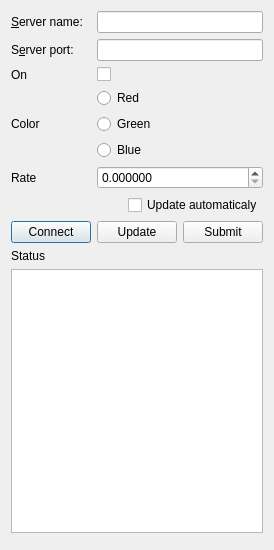
<?xml version="1.0" encoding="UTF-8"?>
<ui version="4.0">
 <class>ClientDialog</class>
 <widget class="QDialog" name="ClientDialog">
  <property name="geometry">
   <rect>
    <x>0</x>
    <y>0</y>
    <width>265</width>
    <height>550</height>
   </rect>
  </property>
  <property name="windowTitle">
   <string>Client</string>
  </property>
  <layout class="QHBoxLayout" name="horizontalLayout_4">
   <item>
    <layout class="QVBoxLayout" name="verticalLayout">
     <item>
      <layout class="QGridLayout" name="gridLayout" columnminimumwidth="80,0">
       <item row="1" column="0">
        <widget class="QLabel" name="portLabel">
         <property name="text">
          <string>S&amp;erver port:</string>
         </property>
         <property name="buddy">
          <cstring>portLineEdit</cstring>
         </property>
        </widget>
       </item>
       <item row="0" column="0">
        <widget class="QLabel" name="hostLabel">
         <property name="text">
          <string>&amp;Server name:</string>
         </property>
         <property name="buddy">
          <cstring>hostLineEdit</cstring>
         </property>
        </widget>
       </item>
       <item row="0" column="1">
        <widget class="QLineEdit" name="hostLineEdit"/>
       </item>
       <item row="1" column="1">
        <widget class="QLineEdit" name="portLineEdit"/>
       </item>
      </layout>
     </item>
     <item>
      <widget class="QWidget" name="stateWidget" native="true">
       <layout class="QHBoxLayout" name="horizontalLayout_2">
        <property name="leftMargin">
         <number>0</number>
        </property>
        <property name="topMargin">
         <number>0</number>
        </property>
        <property name="rightMargin">
         <number>0</number>
        </property>
        <property name="bottomMargin">
         <number>0</number>
        </property>
        <item>
         <layout class="QGridLayout" name="stateLayout" columnstretch="0,1" columnminimumwidth="80,0">
          <property name="spacing">
           <number>6</number>
          </property>
          <item row="1" column="0">
           <widget class="QLabel" name="label_2">
            <property name="text">
             <string>Color</string>
            </property>
           </widget>
          </item>
          <item row="2" column="0">
           <widget class="QLabel" name="label_3">
            <property name="text">
             <string>Rate</string>
            </property>
           </widget>
          </item>
          <item row="0" column="1">
           <widget class="QCheckBox" name="stateButton">
            <property name="text">
             <string/>
            </property>
           </widget>
          </item>
          <item row="2" column="1">
           <widget class="QDoubleSpinBox" name="rateEdit">
            <property name="decimals">
             <number>6</number>
            </property>
            <property name="maximum">
             <double>5.000000000000000</double>
            </property>
           </widget>
          </item>
          <item row="1" column="1">
           <layout class="QVBoxLayout" name="verticalLayout_2">
            <item>
             <widget class="QRadioButton" name="redButton">
              <property name="text">
               <string>Red</string>
              </property>
             </widget>
            </item>
            <item>
             <widget class="QRadioButton" name="greenButton">
              <property name="text">
               <string>Green</string>
              </property>
             </widget>
            </item>
            <item>
             <widget class="QRadioButton" name="blueButton">
              <property name="text">
               <string>Blue</string>
              </property>
             </widget>
            </item>
           </layout>
          </item>
          <item row="0" column="0">
           <widget class="QLabel" name="label">
            <property name="text">
             <string>On</string>
            </property>
           </widget>
          </item>
         </layout>
        </item>
       </layout>
      </widget>
     </item>
     <item>
      <layout class="QHBoxLayout" name="horizontalLayout_3">
       <item>
        <spacer name="horizontalSpacer_2">
         <property name="orientation">
          <enum>Qt::Horizontal</enum>
         </property>
         <property name="sizeHint" stdset="0">
          <size>
           <width>40</width>
           <height>20</height>
          </size>
         </property>
        </spacer>
       </item>
       <item>
        <widget class="QCheckBox" name="autoUpdate">
         <property name="text">
          <string>Update automaticaly</string>
         </property>
         <property name="checked">
          <bool>false</bool>
         </property>
        </widget>
       </item>
      </layout>
     </item>
     <item>
      <layout class="QHBoxLayout" name="horizontalLayout">
       <item>
        <spacer name="horizontalSpacer">
         <property name="orientation">
          <enum>Qt::Horizontal</enum>
         </property>
         <property name="sizeHint" stdset="0">
          <size>
           <width>40</width>
           <height>20</height>
          </size>
         </property>
        </spacer>
       </item>
       <item>
        <widget class="QPushButton" name="connect">
         <property name="text">
          <string>Connect</string>
         </property>
        </widget>
       </item>
       <item>
        <widget class="QPushButton" name="update">
         <property name="text">
          <string>Update</string>
         </property>
        </widget>
       </item>
       <item>
        <widget class="QPushButton" name="submit">
         <property name="text">
          <string>Submit</string>
         </property>
        </widget>
       </item>
      </layout>
     </item>
     <item>
      <widget class="QLabel" name="statusLabel">
       <property name="text">
        <string>Status</string>
       </property>
      </widget>
     </item>
     <item>
      <widget class="QTextEdit" name="console">
       <property name="readOnly">
        <bool>true</bool>
       </property>
      </widget>
     </item>
     <item>
      <widget class="QDialogButtonBox" name="buttonBox">
       <property name="standardButtons">
        <set>QDialogButtonBox::NoButton</set>
       </property>
      </widget>
     </item>
    </layout>
   </item>
  </layout>
 </widget>
 <resources/>
 <connections/>
</ui>
